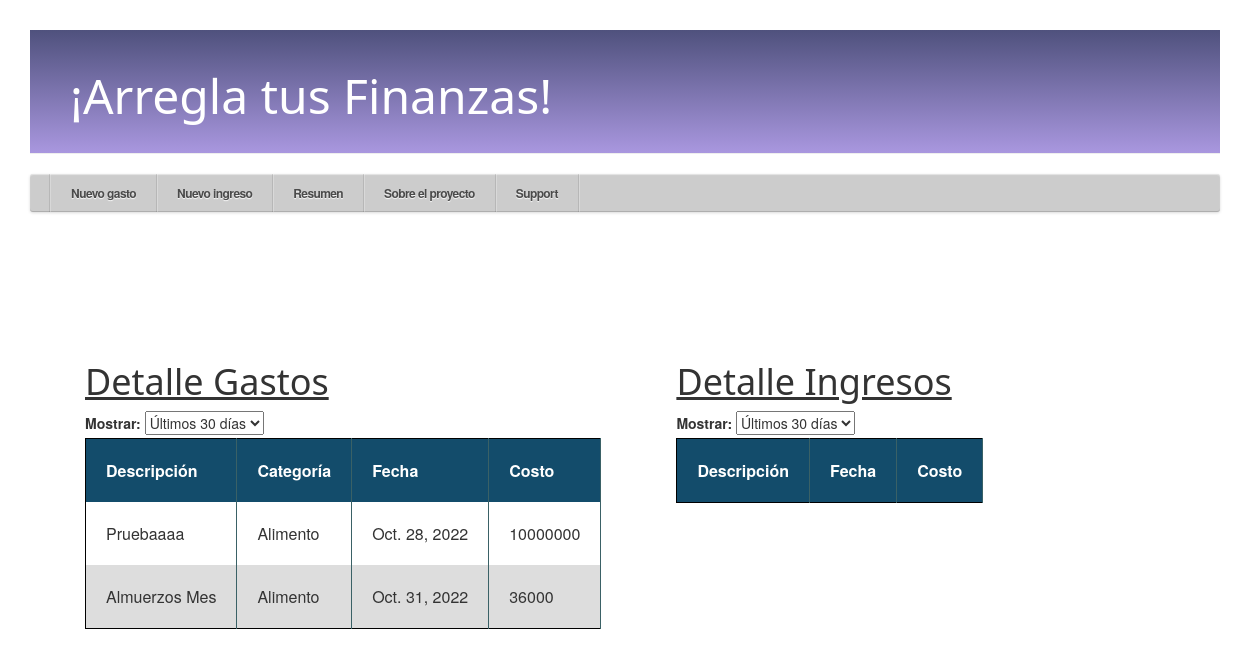
Page /resumen/ on the earlier database version.
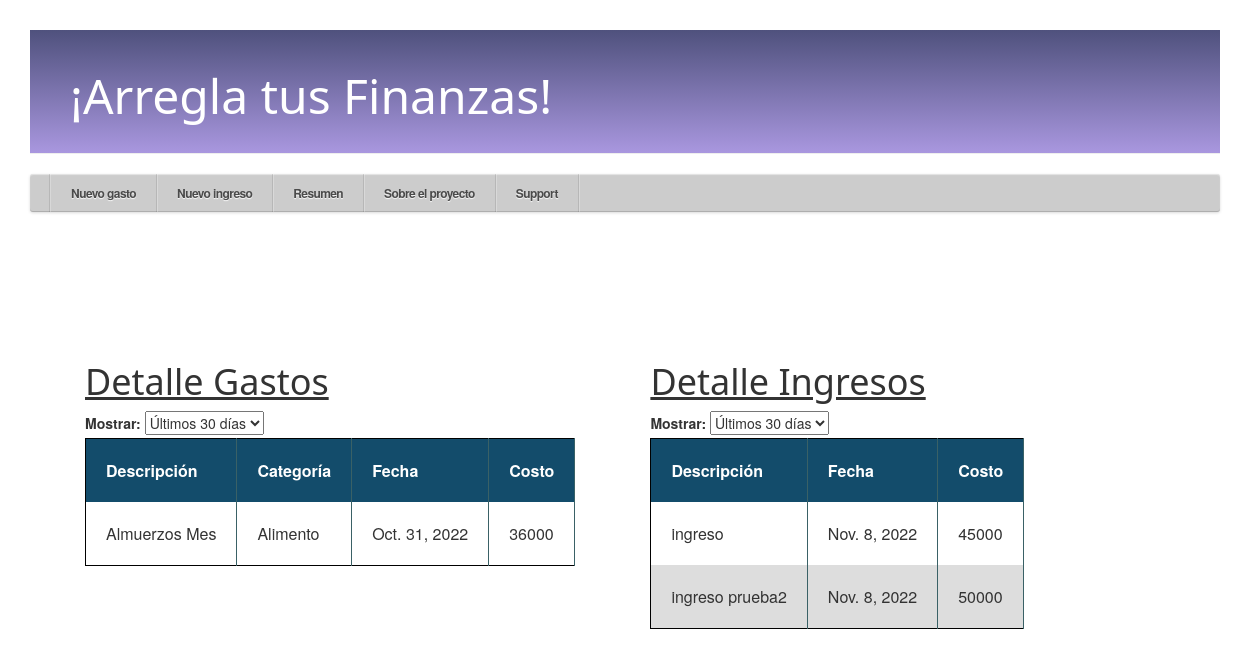
Same page on the later database version.
### aplicacion/models.py (models this page shows, shortened)
class gastos(models.Model):
    id_usuario = models.ForeignKey(settings.AUTH_USER_MODEL, on_delete=models.CASCADE)
    titulo = models.CharField(max_length=20)
    descripcion = models.TextField(blank=True, null=True)
    RECURRENCIA = [
        ('Si', 'Si'),
        ('No', 'No'),
    ]
    recurrente = models.CharField(max_length=2, choices=RECURRENCIA)
    fecha_cobro = models.DateField()
    PRIORIDAD = [
        ('Alta', 'Alta'),
        ('Media', 'Media'),
        ('Baja', 'Baja'),
    ]
    prioridad = models.CharField(max_length=10, choices=PRIORIDAD)
    monto = models.IntegerField()
    CATEGORIA = [
        ('Entretención', 'Entretención'),
        ('Transporte', 'Transporte'),
        ('Alimento', 'Alimentos'),
        ('Cuentas Básicas', 'Cuentas Básicas'),
        ('Dividendo', 'Dividendo'),
        ('Otros', 'Otros'),
    ]
    categoria = models.CharField(max_length=100, choices=CATEGORIA)
    class Meta:
        ordering = ["fecha_cobro"]

class Ingresos(models.Model):
    id_usuario = models.ForeignKey(settings.AUTH_USER_MODEL, on_delete=models.CASCADE)
    titulo = models.CharField(max_length=20)
    descripcion = models.TextField(blank=True, null=True)
    RECURRENCIA = [
        ('Si', 'Si'),
        ('No', 'No'),
    ]
    recurrente = models.CharField(max_length=2, choices=RECURRENCIA)
    fecha_ingreso = models.DateField()
    monto = models.IntegerField()
    class Meta:
        ordering = ["fecha_ingreso"]

### aplicacion/views.py (the view)
# urls.py: path('resumen/', views.resumen, name='resumen'),
def resumen(request):
    if request.method == 'GET':
        (gastos1, gastos2, gastos3, gastoanual) = filtro_tablas()
        (ingresos1, ingresos2, ingresos3, ingresoanual) = filtro_tablas_ingresos()
        (cat_list, number_list) = pie_chart_resumen()
        (name_d_list, date_list, date_list_2) = bar_chart_resumen()
        diccionario = {'gastos1' :gastos1, 'gastos2': gastos2, 'gastos3': gastos3, 'gastoanual': gastoanual,
                        'ingresos1' :ingresos1, 'ingresos2': ingresos2, 'ingresos3': ingresos3, 'ingresoanual': ingresoanual,
                        'cat_list': cat_list, 'number_list': number_list,
                        'name_d_list': name_d_list, 'date_list': date_list, 'date_list_2': date_list_2}
        return render(request, 'aplicacion/resumen_html/resumen.html', diccionario)

### aplicacion/views.py (called while the page is built)
def filtro_tablas():
    final_date = timezone.now()
    init_date_1 = timezone.now().date() - timedelta(days=7)
    init_date_2 = timezone.now().date() - timedelta(days=30)
    init_date_3 = timezone.now().date() - timedelta(days=60)
    year = final_date.year
    gastos1 = gastos.objects.order_by('fecha_cobro').filter(fecha_cobro__range=[init_date_1, final_date]) #Tabla opción 1
    gastos2 = gastos.objects.order_by('fecha_cobro').filter(fecha_cobro__range=[init_date_2, final_date]) #Tabla opción 2
    gastos3 = gastos.objects.order_by('fecha_cobro').filter(fecha_cobro__range=[init_date_3, final_date]) #Tabla opción 3
    gastoanual = gastos.objects.order_by('fecha_cobro').filter(fecha_cobro__year__gte=year, fecha_cobro__month__gte=1, fecha_cobro__day__gte=1,
                fecha_cobro__lte=final_date) # Tabla opción 4
    return (gastos1, gastos2, gastos3, gastoanual)

### aplicacion/templates/aplicacion/resumen_html/resumen.html (shortened to what this page needs)
{% extends 'aplicacion/base.html' %}
{% block content %}
<br></br>
<div class="parent2">
	<br></br>
	<br></br>
</div>
<div class="parent2">
	<div class="child0">
	<div id="main-container">
		<div id="titulo_tabla">
			<h1><u>Detalle Gastos</u></h1>
		</div>
		<div>
			<label for="date-range">Mostrar: </label>
			<select id="data-range" onchange="selection_gastos();">
				<option value="2" selected>Últimos 30 días</option>
			</select>
		</div>
	{% include 'aplicacion/resumen_html/tablas_gastos.html'%}
	<div class="center_table">
		<table class="table-sortable" id="table_resumen"> </table>
	</div>
</div>
</div>
	<div id="main-container">
		<div id="titulo_tabla">
			<h1><u>Detalle Ingresos</u></h1>
		</div>
		<div>
			<label for="date-range">Mostrar: </label>
			<select id="data-range2" onchange="selection_ingresos();">
				<option value="2" selected>Últimos 30 días</option>
			</select>
		</div>
	{% include 'aplicacion/resumen_html/tablas_ingresos.html'%}
	<div class="center_table">
		<table class="table-sortable" id="table_resumen_ingresos"> </table>
	</div>
</div>
</div>
{% endblock %}

### aplicacion/templates/aplicacion/resumen_html/tablas_gastos.html (shortened to what this page needs)
<table class="table-sortable" id="table_resumen2" style="display:none;">
	<thead>
		<tr>
			<th>Descripción</th><th>Categoría</th><th>Fecha</th><th>Costo</th>
		</tr>
	</thead>
	{% for gast in gastos2 %}
	<tr>
		<td>{{ gast.titulo }}</td><td>{{gast.categoria}}</td><td>{{ gast.fecha_cobro}}</td><td>{{gast.monto}}
		</td>
	</tr>
	{% endfor %}
</table>

### aplicacion/templates/aplicacion/resumen_html/tablas_ingresos.html (shortened to what this page needs)
<table class="table-sortable" id="table_ingresos2" style="display:none;">
	<thead>
		<tr>
			<th>Descripción</th><th>Fecha</th><th>Costo</th>
		</tr>
	</thead>
	{% for gast in ingresos2 %}
	<tr>
		<td>{{ gast.titulo }}</td><td>{{ gast.fecha_ingreso}}</td><td>{{gast.monto}}
		</td>
	</tr>
	{% endfor %}
</table>

Differences in the rows shown:
no longer on this page (row edited): gastos: titulo "Pruebaaaa", categoria "Alimento", fecha_cobro "Oct. 28, 2022", monto "10000000"
added Ingresos: titulo "ingreso", fecha_ingreso "Nov. 8, 2022", monto "45000"
added Ingresos: titulo "ingreso prueba2", fecha_ingreso "Nov. 8, 2022", monto "50000"
